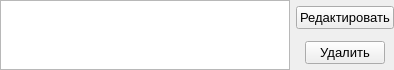
<?xml version="1.0" encoding="UTF-8"?>
<ui version="4.0">
 <class>DemoTask</class>
 <widget class="QWidget" name="DemoTask">
  <property name="geometry">
   <rect>
    <x>0</x>
    <y>0</y>
    <width>394</width>
    <height>70</height>
   </rect>
  </property>
  <property name="sizePolicy">
   <sizepolicy hsizetype="Preferred" vsizetype="Maximum">
    <horstretch>0</horstretch>
    <verstretch>0</verstretch>
   </sizepolicy>
  </property>
  <property name="maximumSize">
   <size>
    <width>16777215</width>
    <height>70</height>
   </size>
  </property>
  <property name="font">
   <font>
    <pointsize>10</pointsize>
   </font>
  </property>
  <property name="windowTitle">
   <string>Form</string>
  </property>
  <layout class="QHBoxLayout" name="horizontalLayout_3">
   <property name="leftMargin">
    <number>0</number>
   </property>
   <property name="topMargin">
    <number>0</number>
   </property>
   <property name="rightMargin">
    <number>0</number>
   </property>
   <property name="bottomMargin">
    <number>0</number>
   </property>
   <item>
    <widget class="QPlainTextEdit" name="plainTextEdit_text">
     <property name="maximumSize">
      <size>
       <width>16777215</width>
       <height>70</height>
      </size>
     </property>
     <property name="readOnly">
      <bool>true</bool>
     </property>
    </widget>
   </item>
   <item>
    <layout class="QVBoxLayout" name="verticalLayout">
     <item>
      <layout class="QHBoxLayout" name="horizontalLayout_2">
       <item>
        <widget class="QPushButton" name="pushButton_redact">
         <property name="sizePolicy">
          <sizepolicy hsizetype="Maximum" vsizetype="Fixed">
           <horstretch>0</horstretch>
           <verstretch>0</verstretch>
          </sizepolicy>
         </property>
         <property name="text">
          <string>Редактировать</string>
         </property>
        </widget>
       </item>
      </layout>
     </item>
     <item>
      <layout class="QHBoxLayout" name="horizontalLayout">
       <item>
        <widget class="QPushButton" name="pushButton_delete">
         <property name="sizePolicy">
          <sizepolicy hsizetype="Maximum" vsizetype="Fixed">
           <horstretch>0</horstretch>
           <verstretch>0</verstretch>
          </sizepolicy>
         </property>
         <property name="maximumSize">
          <size>
           <width>16777215</width>
           <height>16777215</height>
          </size>
         </property>
         <property name="text">
          <string>Удалить</string>
         </property>
        </widget>
       </item>
      </layout>
     </item>
    </layout>
   </item>
  </layout>
 </widget>
 <resources/>
 <connections/>
</ui>
